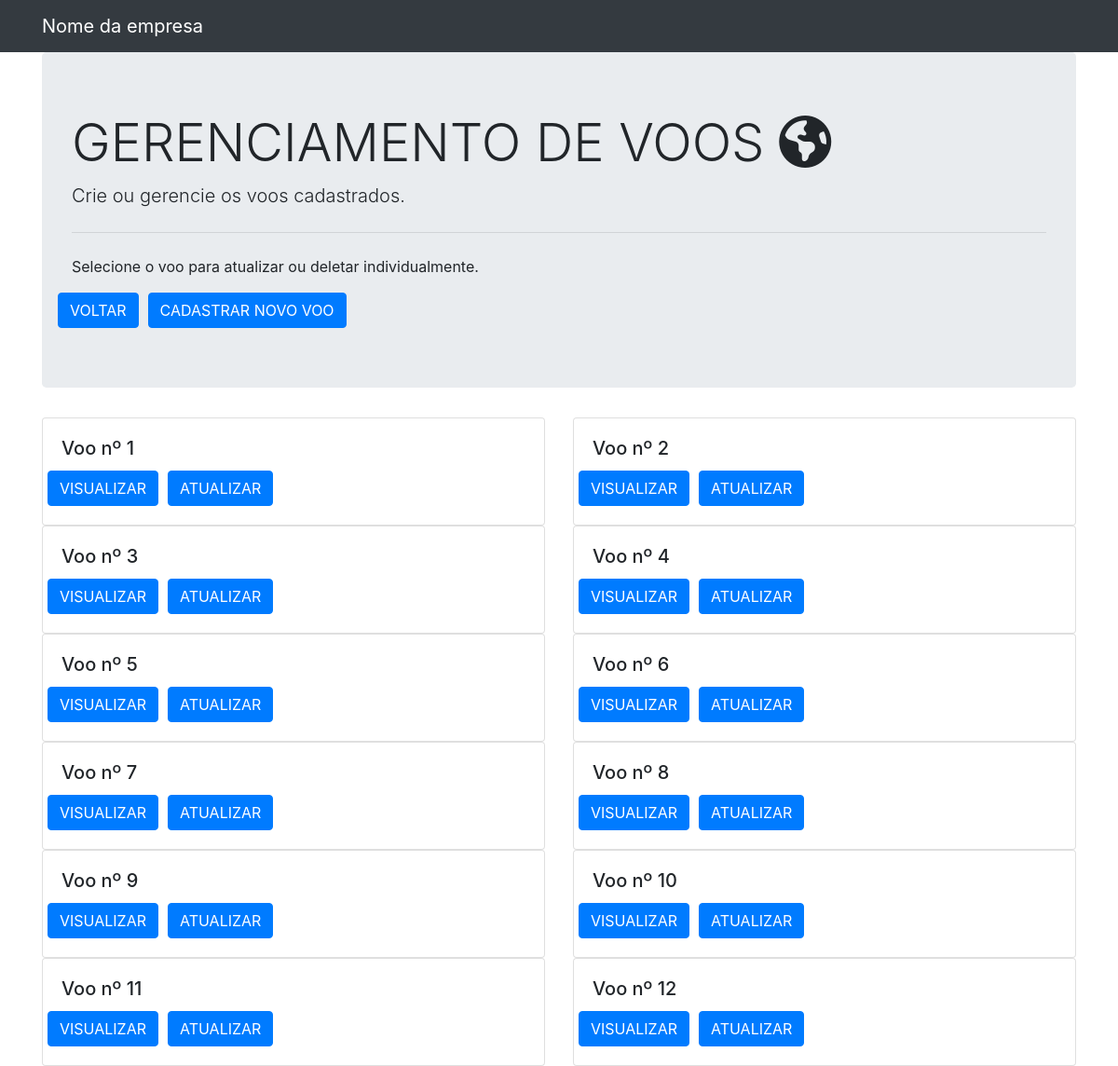
Page /home/1/lista_voos/ on the committed database.
### flight/models.py (models this page shows)
class Voo(models.Model):
    id = models.AutoField(primary_key=True)
    rota = models.ForeignKey(Rota, on_delete=models.CASCADE, null=False)
    chegada_prevista = models.DateTimeField(null=False)
    partida_prevista = models.DateTimeField(null=False)
    companhia_aerea = models.CharField(max_length=200, null=False)
    class Meta:
        db_table = 'voos'

### flight/views.py (the view)
# urls.py: path('home/1/lista_voos/', views.telaListaVoosViews, name = 'lista_de_voos'),
def telaListaVoosViews(request):
    voos = Voo.objects.all().values()
    template = loader.get_template('voo_lista.html')
    context = {
        'voos': voos,
    }
    return HttpResponse(template.render(context, request))

### flight/templates/voo_lista.html (shortened to what this page needs)
{% load static %}
<!DOCTYPE html>
<html lang="en">
<head>
    <link rel="stylesheet" href="{% static 'css/bootstrap.min.css' %}">
    <link rel="stylesheet" href="{% static 'css/all.min.css' %}">
</head>
<body>
    <nav class="navbar navbar-expand-lg navbar-dark bg-dark">
        <div class="container">
            <a class="navbar-brand" href="#">Nome da empresa</a>
        </div>
    </nav>
    <div class="container">
        <div class="jumbotron">
            <h1 class="display-4">
               GERENCIAMENTO DE VOOS
                <i class="fas fa-globe-americas"></i></h1>
            <p class="lead">
                Crie ou gerencie os voos cadastrados.
            </p>
            <hr class="my-4">
            <p>
                Selecione o voo para atualizar ou deletar individualmente.
            </p>
            <div class="row">
                <input class="btn btn-primary"
                       style="margin-right: 10px"
                       type="button"
                       value="VOLTAR"
                       onclick="location.href = '../'">
                <a href="create/" class="btn btn-primary">
                    CADASTRAR NOVO VOO
                </a>
            </div>
        </div>
    </div>
    <div class="container">
        <div class="row">
            {% for voo in voos %}
                <div class="col-sm-6">
                    <div class="card">
                        <div class="card-body">
                            <h5 class="card-title">
                                Voo nº {{voo.id}}
                            </h5>
                            <div class="row">
                                <a href="read_or_delete/{{voo.id}}/"
                                   class="btn btn-primary"
                                   style="margin-right: 10px">
                                    VISUALIZAR
                                </a>
                                <a href="update/{{voo.id}}/"
                                   class="btn btn-primary"
                                   style="margin-right: 10px">
                                    ATUALIZAR
                                </a>
                            </div>
                        </div>
                    </div>
                </div>
            {% endfor %}
        </div>
    </div>
</body>
</html>

### rows in the picture
Voo: id "1"
Voo: id "2"
Voo: id "3"
Voo: id "4"
Voo: id "5"
Voo: id "6"
Voo: id "7"
Voo: id "8"
Voo: id "9"
Voo: id "10"
Voo: id "11"
Voo: id "12"
